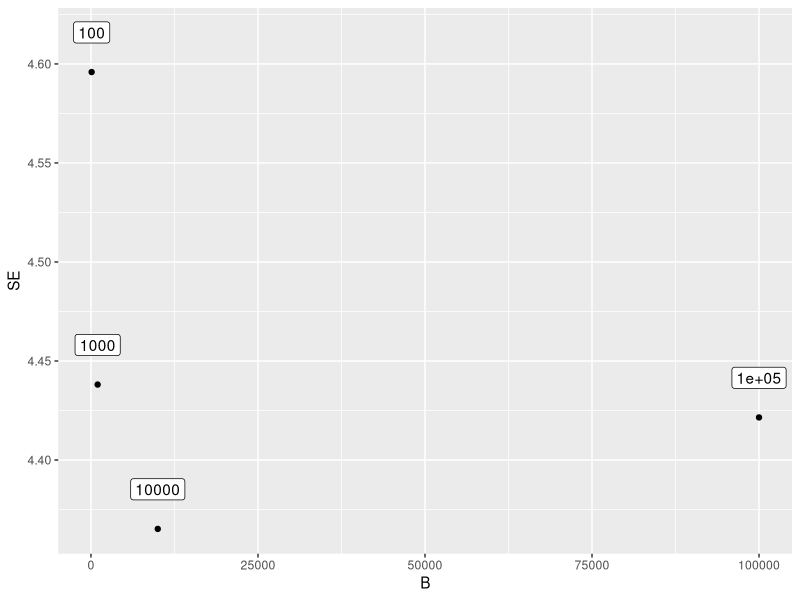

R code for this plot:
## ---- chunk 1
knitr::opts_chunk$set(echo = TRUE)
## ---- chunk 2
library(modelr)
library(ggplot2)
library(tidyverse)
library(data.table)
library(purrr)
library(modelr)
## ---- chunk 3
vienna <- read_csv("hotels-vienna/clean/hotels-vienna.csv")
## ---- chunk 4
x <- vienna$price
sample_distribution <- lapply(1:100, function(i) {return(sample(x, replace= TRUE))})
means <- sapply(sample_distribution, mean)
sd(means)
## ---- chunk 5
bootstrap_mean <- function(B, V) {
  sample_distribution <- lapply(1:B, function(i) {return(sample(V, replace= TRUE))})
  means <- sapply(sample_distribution, mean)
  return(sd(means))
}

bootstrap_mean(100, vienna$price)
## ---- chunk 6

bootstrap_mean(100, vienna$price)
o <- data.frame(B = integer(), SE = double())
B <- c(100, 1000, 10000, 100000)

set.seed(42)
sample_d <- lapply(B, bootstrap_mean, V = vienna$price)
for (i in 1:length(sample_d)){
  o <- add_row(o, B = B[i], SE = sample_d[[i]])
}

o %>% ggplot(aes(B, SE)) + geom_point() + geom_label(label=B, position = position_nudge(x = 0.6, y = 0.02))
## ---- chunk 7
std <- sd(vienna$price)
n_rows <- nrow(vienna)
vienna_SE <- std/sqrt(n_rows)
vienna_SE
## ---- chunk 8
bootstrap_median <- function(B, V) {
  sample_distribution <- lapply(1:B, function(i) {return(sample(V, replace= TRUE))})
  med_data <- map_dbl(sample_distribution, median)
  return(sd(med_data))
}

bootstrap_median(200, vienna$price)
## ---- chunk 9

bootstrap_fun <- function(B, V, fun) {
  output <- c()
  if(length(V) != 2){
    sample_distribution <- lapply(1:B, function(i) {return(sample(V, replace= TRUE))})
    output <- sapply(sample_distribution, fun)
  } else {
    sample_distribution1 <- lapply(1:B, function(i) {return(sample(V[[1]], replace= TRUE))})
    sample_distribution2 <- lapply(1:B, function(i) {return(sample(V[[2]], replace= TRUE))})
    for(i in 1:length(sample_distribution1)){
      output <- c(output, fun(a = sample_distribution1[[i]], b = sample_distribution2[[i]]))
    }
  }
  return(sd(output))
}

top_quartile <- function(data) {
  return(quantile(data, 0.75))
}

#mean
bootstrap_fun(1000, vienna$price, mean)
 #median
bootstrap_fun(1000, vienna$price, median)

#top_quartile
bootstrap_fun(1000, vienna$price, top_quartile)

#standard Deviation
bootstrap_fun(1000, vienna$price, sd)

#max
bootstrap_fun(1000, vienna$price, max)
## ---- chunk 10
bootstrap_se_beta <- function(a, b) {
  # d <- data.frame(Price = vienna$price, Distance = vienna$distance)
  model <- lm(a ~ b, data = data.frame(a = a, b = b))
  # print(model$coefficients[[1]])
  return(model$coefficients[[2]])
}

bootstrap_se_alpha <- function(a, b) {
  # d <- data.frame(Price = vienna$price, Distance = vienna$distance)
  model <- lm(a ~ b, data = data.frame(a = a, b = b))
  return(model$coefficients[[1]])
}

#Intercept
bootstrap_fun(10000, data.frame(Price = vienna$price, Dist=vienna$distance), bootstrap_se_alpha)

#Slope
bootstrap_fun(10000, data.frame(Price = vienna$price, Dist=vienna$distance), bootstrap_se_beta)

## ---- chunk 11
m <- lm(vienna$price ~ vienna$distance, data=vienna)
summary(m)
